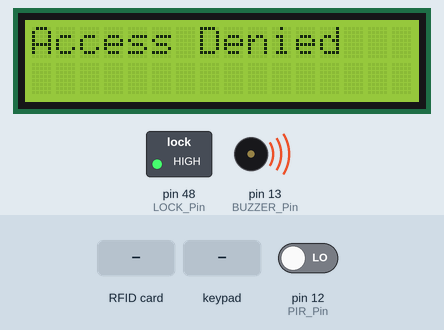
Bench run of a sketch on a simulated Arduino Mega 2560, built with avr-gcc and run on an emulated ATmega2560. Parts: 16×2 character LCD, switched loads named in the sketch (green lamp = pin HIGH), buzzer (waves = sounding). Inputs (shaded band) come from the test bench; at power-on: pin 12 (PIR_Pin) LOW. Pins used as bus, display or sensor lines are not drawn.

Above: at 1.3 s.
1.4 s: RFID card EB 4A 92 22 held to the reader
At 3.0 s:
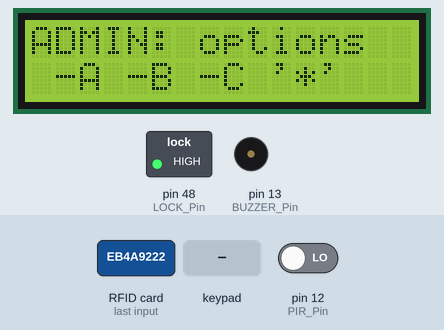
3.3 s: key 'A' pressed
At 4.5 s:
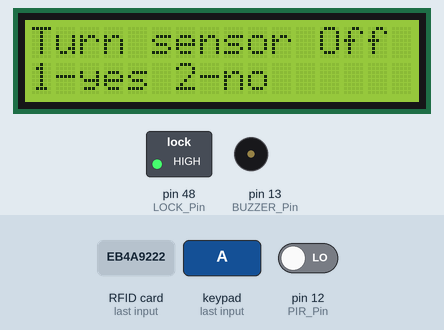
4.8 s: keypad keys 1 2 3 4 * pressed 0.4 s apart
At 7.6 s:
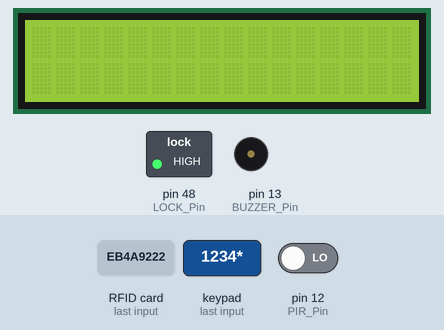
8.3 s: key '#' pressed
At 9.9 s:
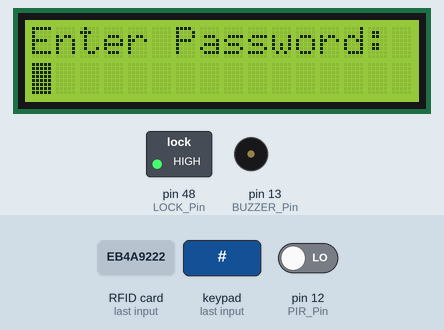
10.2 s: keypad keys 1 2 3 4 pressed 0.4 s apart
At 12.7 s:
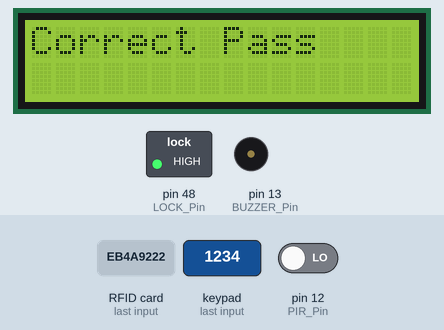
13.3 s: key '*' pressed
At 16.2 s:
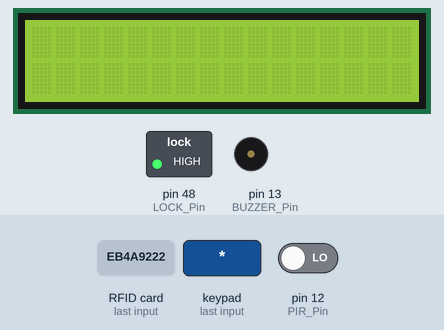
Timing chart, 0 to 17.3 s (numbered marks = the images above; inputs shaded):
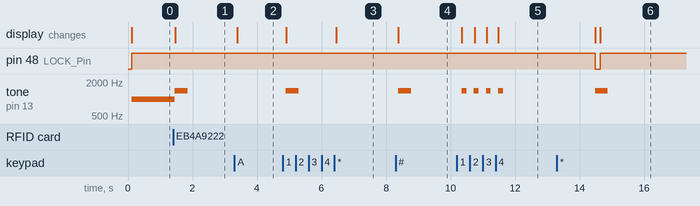

The sketch:

Arduino-Home-Security-project.ino
```cpp
#include "StateFunctions.h"

#include "IdleState.h"
#include "InputState.h"
#include "UnlockState.h"
#include "AlertState.h"
#include "AdminState.h"


int Next_Program_State;

void setup()
{
	// Initialize arduino pin modes

	pinMode(PIR_Pin, INPUT_PULLUP);
	pinMode(BUZZER_Pin, OUTPUT);
	pinMode(LOCK_Pin, OUTPUT);

	lcd.begin(16, 2);		// Initialize LCD rows & columns
	lcd.print("Bismillah"); // بنسمي الله
	SPI.begin();			// Initialize SPI bus
	RFID.PCD_Init();		// Initialize RFID device

	// Initialize the Program's state

	Next_Program_State = TO_IDLE_STATE;
}

void loop()
{ /**/
	switch (Next_Program_State)
	{
	case TO_IDLE_STATE:
		Next_Program_State = From_IdleState();
		break;
	case TO_INPUT_STATE:
		Next_Program_State = From_InputState();
		break;
	case TO_UNLOCK_STATE:
		Next_Program_State = From_UnlockState();
		break;
	case TO_ALERT_STATE:
		Next_Program_State = From_AlertState();
		break;
	case TO_ADMIN_STATE:
		Next_Program_State = From_AdminState();
		break;
	}
  /** /
    digitalWrite(LOCK_Pin,LOW); // RELAY ON
  delay(1000);
  digitalWrite(LOCK_Pin,HIGH); // RELAY OFF
  delay(1000);
  /**/
}
```

AdminState.h
```cpp
#include "StateFunctions.h"
#include <ctype.h>

int From_AdminState()
{
	// Initialize variables and LCD monitor

	noTone(BUZZER_Pin);
	motion_detected = false;

	tone(BUZZER_Pin, GOOD_FREQ, promptDuration);
	printNew("ADMIN: options", " -A -B -C '*'");
	while (true)
	{
		key = NO_KEY;
		// Wait in a loop until user presses a key

		while(key != '*' && key != 'A' && key != 'B' && key != 'C') {
      		// digitalWrite(LOCK_Pin, HIGH);
			key = keypad.getKey();
			delay(50);
		}

		switch(key)
		{
		case '*':
			return TO_IDLE_STATE;
		case 'A': {
			// Turn On/Off alarm functionality
			if (Motion_detection == true)
				printNew("Turn sensor Off", "1-yes 2-no");
			else
				printNew("Turn sensor On", "1-yes 2-no");
			while (key != '1' && key != '2')
				key = keypad.getKey(), delay(50);
			if (key == '1')
				Motion_detection = !Motion_detection;
			return TO_ADMIN_STATE;
		}
		case 'B': {
			// Change valid admin RFID
			printNew("Change UID?", "1-yes 2-no");
			while (key != '1' && key != '2')
				key = keypad.getKey(), delay(50);
			if (key == '1') {
				printNew("Set new UID", "(pass the card)");
				VALID_UID = "";
				while (VALID_UID == "")
					VALID_UID = get_RFID_UID();
				printNew("New UID", VALID_UID);
				delay(Pause);
			}
			return TO_ADMIN_STATE;
		}
		case 'C': {
			// Change password
			printNew("Change pass?", "1-yes 2-no");
			while (key != '1' && key != '2')
				key = keypad.getKey(), delay(50);
			if (key == '1') {
				passlength = 0;
				CORRECT_PASS = "";
				printNew("pass len: (2-16)", "");
				key = NO_KEY;
				while (!isdigit(key) || key == '0') {
					key = keypad.getKey(), delay(50);
				}
				if (key == '1') {
					passlength += 10;
					lcd.print(key);
					key = NO_KEY;
					while (!isdigit(key) || key > '6') {
						key = keypad.getKey(), delay(50);
					}
				}
				passlength += key - '0';
				lcd.print(key);
				delay(500);
				lcd.clear();
				lcd.print("New password:");
				lcd.setCursor(0, 1);
				for (i = 0; i < passlength; i++) {
					key = NO_KEY;
					while (key == NO_KEY)
						key = keypad.getKey(), delay(50);
					lcd.print(key);
					CORRECT_PASS += key;
				}
				delay(Pause);
			}
			return TO_ADMIN_STATE;
		}
		}
	}
}
```

AlertState.h
```cpp
#include "StateFunctions.h"

int From_AlertState()
{
	// Initialize variables and LCD monitor

	lcd.display();
	lcd.clear();
	lcd.print("Access Denied");
	tone(BUZZER_Pin, BAD_FREQ);
	validRFID_Read = false;

	if (motion_detected == HIGH) {
		lcd.setCursor(0, 1);
		lcd.print("INTRUDER");
	}

	// Wait until valid RFID is detected

	while (!validRFID_Read) {
		validRFID_Read = (get_RFID_UID() == VALID_UID);
		key = keypad.getKey();
		delay(50);
	}

	// Go to admin mode

	return TO_ADMIN_STATE;
}
```

Explanation.cpp
```cpp
/*-------------required basics-------------


variable declaration:
	type variable_name

variable initialisation:
	variable = the_first_value_to_be_assigned_to_it

function structure:
	type_of_return_value function_name (arguments_or_used_variable_from_outside_the_function)
	{
		function_code
	}

switch statement:
	choose according to (variable)
	{
		is it value1 ?
		execute code

		is it value2 ?
		execute code

		is it value3 ?
		execute code
	}


-------------layout of an Arduino function--------------

Next_state_of_the_program State()
{
	Initialize variables and LCD monitor

	while(No_input)
	{
		get input from keypad / sensor / RFID

		if (sensor_detects_motion)
			go to ALERT state

		if (RFID_card_detected)
			return  ADMIN state

		if (key_pressed_on_keypad)
			exit the loop
	}

	the rest of the code of the function
}


-------------used functions in the code--------------

lcd.print()
lcd.clear()
lcd.setCursor()
lcd.display()
lcd.noDisplay()

tone(pin, frequency, time)

tone(pin, frequency)
delay(time)
noTone(pin)

keypad.getKey()
digitalRead(pin)	// != cin >> pin
digitalWrite(pin, value)
*/
```

IdleState.h
```cpp
#include "StateFunctions.h"

int From_IdleState()
{
	// Initialize variables and LCD monitor

	lcd.noDisplay();
	lockSolenoid();
	key = NO_KEY;

	// Wait in a loop until user presses Start '#'

	while (key != '#') {
		key = keypad.getKey();
		motion_detected = digitalRead(PIR_Pin);
		// Check if the sensor detected motion

		if (Motion_detection == true && motion_detected == LOW)
			return TO_ALERT_STATE;
		delay(50);
	}
	// Program started go to use input

	return TO_INPUT_STATE;
}
```

InputState.h
```cpp
#include "StateFunctions.h"


int From_InputState()
{
	// Initialize variables and LCD monitor

	wrongAttempts = 0;
	lcd.display();
	tone(BUZZER_Pin, GOOD_FREQ, promptDuration);
	printNew("Enter Password:", "");
	lcd.blink();
	password = "";

	while (true)
	{
		key = NO_KEY;
		startingTime = millis();
		// Wait in a loop until user presses a key

		while (key == NO_KEY) {
			key = keypad.getKey();
			validRFID_Read = (get_RFID_UID() == VALID_UID);
			motion_detected = digitalRead(PIR_Pin);
			// Check for a valid RFID

			if (validRFID_Read)
				return TO_ADMIN_STATE;
			// Check if idle duration is exceeded

			if (millis() - startingTime > idleDuration)
				return TO_IDLE_STATE;
			// Check if the sensor detected motion

			if (Motion_detection == true && motion_detected == LOW)
				return TO_ALERT_STATE;
			delay(50);
		}

		// Key pressed and recorded

		password += key;
		tone(BUZZER_Pin, GOOD_FREQ, clickDuration);
		lcd.print('*');

		if (password.length() == CORRECT_PASS.length()) {
			if (password == CORRECT_PASS) {
				// Set to unlocked state

				lcd.noBlink();
				printNew("Correct Pass", "");
				delay(Pause);
				return TO_UNLOCK_STATE;
			} else if (wrongAttempts < 2) {
				// Warn the user and retry

				wrongAttempts++;
				tone(BUZZER_Pin, BAD_FREQ , promptDuration);
				printNew("Incorrect Pass", String(3 - wrongAttempts) + String(" attempts left"));
				delay(Pause);
				printNew("Enter Password:", "");
				password = "";
			} else {
				// Set to alert state

				lcd.noBlink();
				return TO_ALERT_STATE;
			}
		}
	}
}
```

StateFunctions.h
```cpp
#ifndef STATE_FUNCTIONS_H
#define STATE_FUNCTIONS_H

/**
 * Included Arduino libraries
 */
#include <Key.h>
#include <Keypad.h>
#include <LiquidCrystal.h>
#include <SPI.h>
#include <MFRC522Extended.h>

/**
 * Constants values used in the program
 */
#define PIR_Pin			12
#define BUZZER_Pin		13
#define LOCK_Pin		48

#define SDA_SS_Pin		53
#define RST_Pin			49

#define CARD_UID		" EB 4A 92 22"
#define TAG_UID 		" 2A 1B 6F 81"

#define GOOD_FREQ		1400
#define BAD_FREQ		1000

#define idleDuration 	30000
#define Pause 			3000
#define promptDuration	400
#define clickDuration	150

enum StatesTransition
{
	TO_IDLE_STATE,
	TO_INPUT_STATE,
	TO_UNLOCK_STATE,
	TO_ALERT_STATE,
	TO_ADMIN_STATE
};

#define ROWS 4
#define COLS 4
char keys[ROWS][COLS] = {
	{'1', '2', '3', 'A'},
	{'4', '5', '6', 'B'},
	{'7', '8', '9', 'C'},
	{'*', '0', '#', 'D'}
};
byte rowPins[ROWS] = {4, 5, 6, 7};
byte colPins[COLS] = {8, 9, 10, 11};

/**
 * Global variables shared in the program
 */
inline Keypad keypad = Keypad(makeKeymap(keys), rowPins, colPins, ROWS, COLS);
inline LiquidCrystal lcd(2, 3, 14, 15, 16, 17);
inline MFRC522 RFID(SDA_SS_Pin, RST_Pin);  // Create MFRC522 instance

/**
 * Local variables used inside functions
 */
inline bool Motion_detection = true, motion_detected = false, lockState = true, validRFID_Read = false;
inline char key = NO_KEY;
inline String CORRECT_PASS = "1234", password;
inline String VALID_UID = CARD_UID, UID;
inline unsigned long startingTime;
inline int i, wrongAttempts, passlength = 4;


/**
 * States' function prototypes
 */
inline int From_IdleState();
inline int From_InputState();
inline int From_UnlockState();
inline int From_AlertState();
inline int From_AdminState();


/**
 * Useful action functions
 */
inline void unlockSolenoid() {
		digitalWrite(LOCK_Pin, LOW);
		lockState = false;
}
inline void lockSolenoid() {
		digitalWrite(LOCK_Pin, HIGH);
		lockState = true;
}
inline String& get_RFID_UID() {
	UID = "";
	// Check if a card is detected

	if (RFID.PICC_IsNewCardPresent() && RFID.PICC_ReadCardSerial()) {
		// Read the card UID

		for (i = 0; i < RFID.uid.size; i++) {
			UID.concat(String(RFID.uid.uidByte[i] < 0x10 ? " 0" : " "));
			UID.concat(String(RFID.uid.uidByte[i], HEX));
		}
		UID.toUpperCase();
	}
	return UID;
}

inline void printNew(const String& line1, const String& line2) {
	lcd.clear();
	lcd.print(line1);
	lcd.setCursor(0, 1);
	if (line2 != "")
		lcd.print(line2);
}
#endif
```

UnlockState.h
```cpp
#include "StateFunctions.h"

int From_UnlockState()
{
	// Initialize variables and LCD monitor

	tone(BUZZER_Pin, GOOD_FREQ, 400);

  unlockSolenoid();
	printNew("Unlocked", "Open for 5 sec");
	// Wait until Exit key is pressed

	startingTime = millis();
	while(key != '*' && (millis() - startingTime < 5000)) {
		key = keypad.getKey();
		delay(50);
	}

	return TO_IDLE_STATE;
}
```

Measured:
- after the input at 1.4 s, tone on pin 13 (BUZZER_Pin): 1000 Hz → 1400 Hz after 0.06 s, → silent 0.40 s later; the display: changes after 0.06 s (image 1)
- after the input at 3.3 s, the display: changes after 0.08 s (image 2)
- after the input at 4.8 s, tone on pin 13 (BUZZER_Pin): silent → 1400 Hz after 0.10 s, → silent 0.40 s later; the display: first changes after 0.10 s (image 3 shows a later state)
- after the input at 8.3 s, tone on pin 13 (BUZZER_Pin): silent → 1400 Hz after 0.08 s, → silent 0.40 s later; the display: changes after 0.08 s (image 4)
- after the input at 10.2 s, tone on pin 13 (BUZZER_Pin): alternates 1400 Hz for 0.15 s and silent for 0.23 s, 8 changes in all, then stays silent, starting after 0.14 s; the display: first changes after 0.15 s (image 5 shows a later state)
- after the input at 13.3 s, the display: first differs from a run without the input after 1.3 s (image 6)
